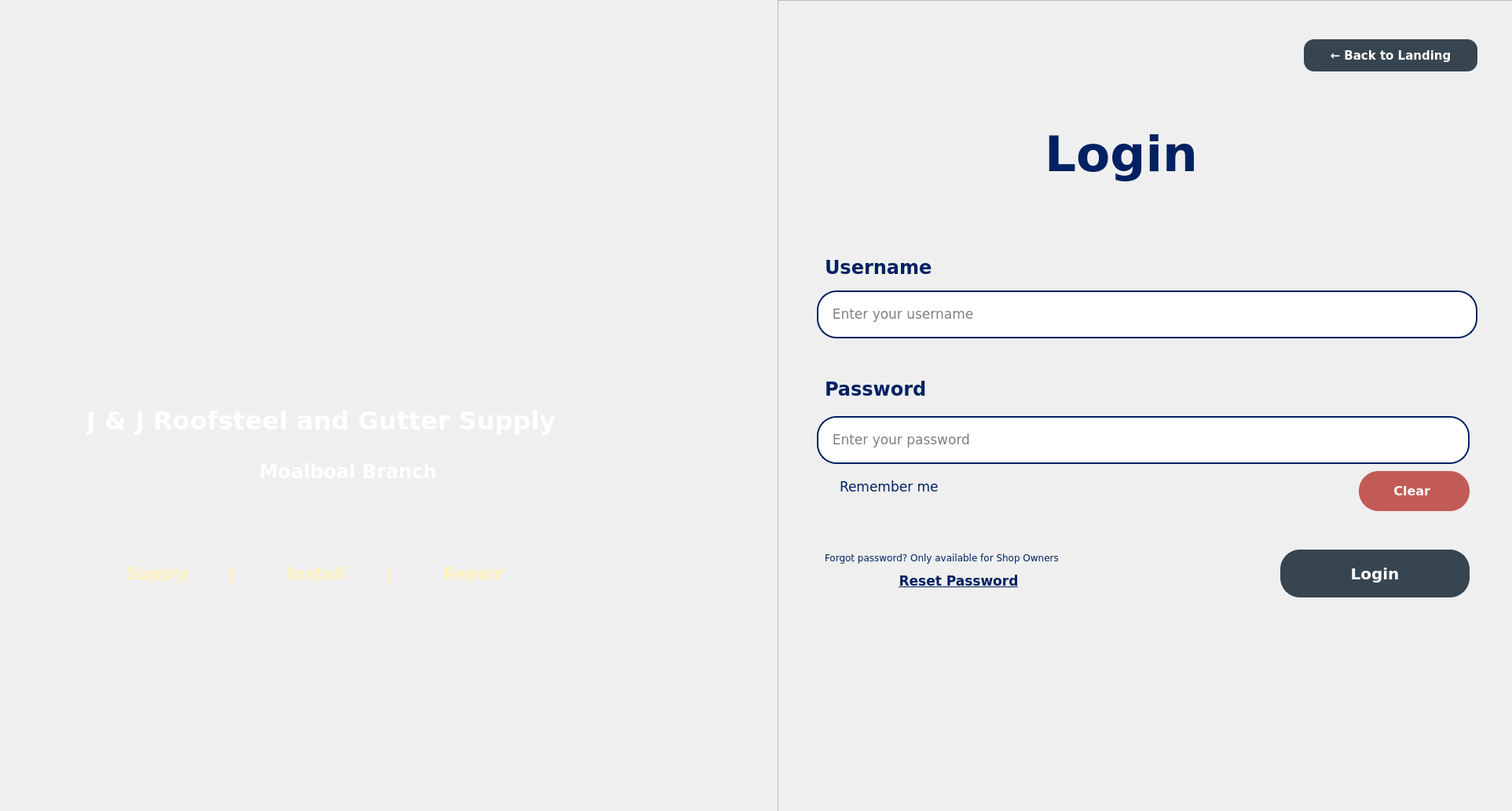
<?xml version="1.0" encoding="UTF-8"?>
<ui version="4.0">
 <class>LOGIN</class>
 <widget class="QWidget" name="LOGIN">
  <property name="geometry">
   <rect>
    <x>0</x>
    <y>0</y>
    <width>1925</width>
    <height>1033</height>
   </rect>
  </property>
  <property name="windowTitle">
   <string>Form</string>
  </property>
  <widget class="QLabel" name="PIC">
   <property name="geometry">
    <rect>
     <x>0</x>
     <y>0</y>
     <width>1921</width>
     <height>1041</height>
    </rect>
   </property>
   <property name="minimumSize">
    <size>
     <width>100</width>
     <height>40</height>
    </size>
   </property>
   <property name="maximumSize">
    <size>
     <width>16777215</width>
     <height>16777215</height>
    </size>
   </property>
   <property name="text">
    <string/>
   </property>
   <property name="pixmap">
    <pixmap>../resources/images/PIC_log_sign_in.png</pixmap>
   </property>
   <property name="scaledContents">
    <bool>true</bool>
   </property>
  </widget>
  <widget class="QFrame" name="jframe">
   <property name="geometry">
    <rect>
     <x>-10</x>
     <y>460</y>
     <width>951</width>
     <height>431</height>
    </rect>
   </property>
   <property name="styleSheet">
    <string notr="true">background: transparent;</string>
   </property>
   <property name="frameShape">
    <enum>QFrame::StyledPanel</enum>
   </property>
   <property name="frameShadow">
    <enum>QFrame::Raised</enum>
   </property>
   <widget class="QLabel" name="label_18">
    <property name="geometry">
     <rect>
      <x>120</x>
      <y>20</y>
      <width>771</width>
      <height>111</height>
     </rect>
    </property>
    <property name="font">
     <font>
      <family>Verdana</family>
      <pointsize>24</pointsize>
      <weight>87</weight>
      <bold>true</bold>
     </font>
    </property>
    <property name="styleSheet">
     <string notr="true">color: #ffffff;
font-weight: 700;
font-family: &quot;Verdana&quot;, sans-serif; 
background: transparent;
</string>
    </property>
    <property name="text">
     <string>J &amp; J Roofsteel and Gutter Supply</string>
    </property>
   </widget>
   <widget class="QLabel" name="label_6">
    <property name="geometry">
     <rect>
      <x>340</x>
      <y>110</y>
      <width>291</width>
      <height>61</height>
     </rect>
    </property>
    <property name="font">
     <font>
      <family>Verdana</family>
      <pointsize>18</pointsize>
      <weight>87</weight>
      <bold>true</bold>
     </font>
    </property>
    <property name="styleSheet">
     <string notr="true">color: #ffffff;
font-weight: 700;
font-family: &quot;Verdana&quot;, sans-serif; 
background: transparent;
</string>
    </property>
    <property name="text">
     <string>Moalboal Branch</string>
    </property>
   </widget>
   <widget class="QLabel" name="label_11">
    <property name="geometry">
     <rect>
      <x>170</x>
      <y>250</y>
      <width>631</width>
      <height>41</height>
     </rect>
    </property>
    <property name="font">
     <font>
      <family>Verdana</family>
      <pointsize>16</pointsize>
      <weight>87</weight>
      <bold>true</bold>
     </font>
    </property>
    <property name="styleSheet">
     <string notr="true">color: #fff2bd; 
font-weight: 700;
font-family: &quot;Verdana&quot;, sans-serif; 
background: transparent; 
</string>
    </property>
    <property name="text">
     <string>Supply       |         Install       |         Repair    </string>
    </property>
   </widget>
  </widget>
  <widget class="QLabel" name="label">
   <property name="geometry">
    <rect>
     <x>270</x>
     <y>130</y>
     <width>451</width>
     <height>331</height>
    </rect>
   </property>
   <property name="styleSheet">
    <string notr="true">background-color: transparent;</string>
   </property>
   <property name="text">
    <string/>
   </property>
   <property name="pixmap">
    <pixmap>../resources/images/JJLOGO.png</pixmap>
   </property>
   <property name="scaledContents">
    <bool>true</bool>
   </property>
  </widget>
  <widget class="QFrame" name="frame">
   <property name="geometry">
    <rect>
     <x>990</x>
     <y>0</y>
     <width>961</width>
     <height>1051</height>
    </rect>
   </property>
   <property name="frameShape">
    <enum>QFrame::StyledPanel</enum>
   </property>
   <property name="frameShadow">
    <enum>QFrame::Raised</enum>
   </property>
   <widget class="QCheckBox" name="checkBox_rememberme">
    <property name="geometry">
     <rect>
      <x>60</x>
      <y>610</y>
      <width>201</width>
      <height>20</height>
     </rect>
    </property>
    <property name="font">
     <font>
      <family>Verdana</family>
      <pointsize>13</pointsize>
     </font>
    </property>
    <property name="styleSheet">
     <string notr="true">color: #022162;
font-family: &quot;Verdana&quot;, sans-serif; 
background: transparent;</string>
    </property>
    <property name="text">
     <string>Remember me</string>
    </property>
   </widget>
   <widget class="QPushButton" name="pushButton_xtolanding">
    <property name="geometry">
     <rect>
      <x>670</x>
      <y>50</y>
      <width>221</width>
      <height>41</height>
     </rect>
    </property>
    <property name="font">
     <font>
      <family>Verdana</family>
      <pointsize>11</pointsize>
      <weight>87</weight>
      <bold>true</bold>
     </font>
    </property>
    <property name="styleSheet">
     <string notr="true">border-radius: 13px; 
padding: 1px; 
font-weight: 700;
font-family: &quot;Verdana&quot;, sans-serif; 
background-color: #374550; 
color: white;</string>
    </property>
    <property name="text">
     <string>← Back to Landing</string>
    </property>
   </widget>
   <widget class="QLabel" name="label_2">
    <property name="geometry">
     <rect>
      <x>340</x>
      <y>130</y>
      <width>261</width>
      <height>131</height>
     </rect>
    </property>
    <property name="font">
     <font>
      <family>Verdana</family>
      <pointsize>47</pointsize>
      <weight>87</weight>
      <bold>true</bold>
     </font>
    </property>
    <property name="styleSheet">
     <string notr="true">color: #022162;
font-weight: 700;
font-family: &quot;Verdana&quot;, sans-serif; 
background: transparent;</string>
    </property>
    <property name="text">
     <string>Login</string>
    </property>
   </widget>
   <widget class="QLabel" name="username">
    <property name="geometry">
     <rect>
      <x>60</x>
      <y>310</y>
      <width>181</width>
      <height>61</height>
     </rect>
    </property>
    <property name="font">
     <font>
      <family>Verdana</family>
      <pointsize>18</pointsize>
      <weight>87</weight>
      <bold>true</bold>
     </font>
    </property>
    <property name="styleSheet">
     <string notr="true">color: #022162;
font-weight: 700;
font-family: &quot;Verdana&quot;, sans-serif; 
background: transparent;</string>
    </property>
    <property name="text">
     <string>Username</string>
    </property>
   </widget>
   <widget class="QLabel" name="password">
    <property name="geometry">
     <rect>
      <x>60</x>
      <y>460</y>
      <width>181</width>
      <height>71</height>
     </rect>
    </property>
    <property name="font">
     <font>
      <family>Verdana</family>
      <pointsize>18</pointsize>
      <weight>87</weight>
      <bold>true</bold>
     </font>
    </property>
    <property name="styleSheet">
     <string notr="true">color: #022162;
font-weight: 700;
font-family: &quot;Verdana&quot;, sans-serif; 
background: transparent;</string>
    </property>
    <property name="text">
     <string>Password</string>
    </property>
   </widget>
   <widget class="QLineEdit" name="login_usrname">
    <property name="geometry">
     <rect>
      <x>50</x>
      <y>370</y>
      <width>841</width>
      <height>61</height>
     </rect>
    </property>
    <property name="font">
     <font>
      <family>Verdana</family>
      <pointsize>13</pointsize>
     </font>
    </property>
    <property name="styleSheet">
     <string notr="true">border: 2px solid #022162; 
border-radius: 25px; 
padding: 5px;
font-family: &quot;Verdana&quot;, sans-serif; </string>
    </property>
    <property name="placeholderText">
     <string>  Enter your username</string>
    </property>
   </widget>
   <widget class="QLineEdit" name="login_password">
    <property name="geometry">
     <rect>
      <x>50</x>
      <y>530</y>
      <width>831</width>
      <height>61</height>
     </rect>
    </property>
    <property name="font">
     <font>
      <family>Verdana</family>
      <pointsize>13</pointsize>
     </font>
    </property>
    <property name="styleSheet">
     <string notr="true">border: 2px solid #022162; 
border-radius: 25px; 
padding: 5px;
font-family: &quot;Verdana&quot;, sans-serif; </string>
    </property>
    <property name="echoMode">
     <enum>QLineEdit::Password</enum>
    </property>
    <property name="placeholderText">
     <string>  Enter your password</string>
    </property>
   </widget>
   <widget class="QPushButton" name="pushButton_LOGIN">
    <property name="geometry">
     <rect>
      <x>640</x>
      <y>700</y>
      <width>241</width>
      <height>61</height>
     </rect>
    </property>
    <property name="font">
     <font>
      <family>Verdana</family>
      <pointsize>15</pointsize>
      <weight>87</weight>
      <bold>true</bold>
     </font>
    </property>
    <property name="styleSheet">
     <string notr="true">border: 2px solid #374550; 
border-radius: 25px; 
padding: 5px; 
font-weight: 700;
font-family: &quot;Verdana&quot;, sans-serif; 
background-color: #374550; 
color: white;</string>
    </property>
    <property name="text">
     <string>Login</string>
    </property>
   </widget>
   <widget class="QLabel" name="forgotPassLabel">
    <property name="geometry">
     <rect>
      <x>60</x>
      <y>680</y>
      <width>381</width>
      <height>61</height>
     </rect>
    </property>
    <property name="font">
     <font>
      <family>Verdana</family>
      <pointsize>9</pointsize>
      <weight>50</weight>
      <bold>false</bold>
     </font>
    </property>
    <property name="styleSheet">
     <string notr="true">color: #022162;
font-family: &quot;Verdana&quot;, sans-serif; 
background: transparent;</string>
    </property>
    <property name="text">
     <string>Forgot password? Only available for Shop Owners</string>
    </property>
   </widget>
   <widget class="QPushButton" name="pushButton_forgotPass_login_page">
    <property name="geometry">
     <rect>
      <x>120</x>
      <y>720</y>
      <width>221</width>
      <height>41</height>
     </rect>
    </property>
    <property name="font">
     <font>
      <family>Verdana</family>
      <pointsize>13</pointsize>
      <weight>87</weight>
      <bold>true</bold>
      <underline>true</underline>
     </font>
    </property>
    <property name="styleSheet">
     <string notr="true">border-radius: 25px; 
padding: 5px; 
font-weight: 700;
font-family: &quot;Verdana&quot;, sans-serif; 
background-color: transparent; 
color: #022162;</string>
    </property>
    <property name="text">
     <string>Reset Password</string>
    </property>
   </widget>
   <widget class="QPushButton" name="togglePasswordButton">
    <property name="geometry">
     <rect>
      <x>810</x>
      <y>540</y>
      <width>51</width>
      <height>41</height>
     </rect>
    </property>
    <property name="styleSheet">
     <string notr="true">QPushButton#togglePasswordButton {
    border: none;          /* Removes the border */
    background-color: transparent; /* Transparent background */
    padding: 2px;          /* Optional: Adds a bit of spacing */
}

</string>
    </property>
    <property name="text">
     <string/>
    </property>
    <property name="icon">
     <iconset>
      <normaloff>../resources/images/EYE.png</normaloff>../resources/images/EYE.png</iconset>
    </property>
    <property name="iconSize">
     <size>
      <width>45</width>
      <height>45</height>
     </size>
    </property>
   </widget>
   <widget class="QPushButton" name="pushButton_clearLogins">
    <property name="geometry">
     <rect>
      <x>740</x>
      <y>600</y>
      <width>141</width>
      <height>51</height>
     </rect>
    </property>
    <property name="font">
     <font>
      <family>Verdana</family>
      <pointsize>12</pointsize>
      <weight>75</weight>
      <bold>true</bold>
     </font>
    </property>
    <property name="styleSheet">
     <string notr="true">border-radius: 25px; 
padding: 5px; 
font-family: &quot;Verdana&quot;, sans-serif; 
background-color: #c25b55; 
color: white;</string>
    </property>
    <property name="text">
     <string>Clear </string>
    </property>
   </widget>
  </widget>
 </widget>
 <resources/>
 <connections/>
</ui>
